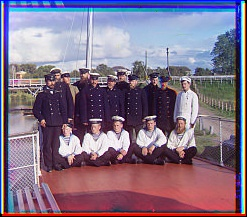
#> input picture img/correlacion_fase_fourier_1.jpg, 247 x 217 px
$ python prokudin-gorskii-colour.py img/correlacion_fase_fourier_1.jpg img/correlacion_fase_fourier_2.jpg
#> lines starting #> are read from the running program, lines starting #| are printed output that depends on the picture
### functions.py
import cv2
from scipy import signal
from scipy import fftpack
import numpy as np
import matplotlib.pyplot as plt

# [11 lines left out: functions show_image, resize, not called in this run]

def crop_in_3_channels(image):
    im_height = image.shape[0]
    slice_size = (int) (im_height / 3)
    channels = {
            "R":image[:slice_size][:],
            "G":image[slice_size:2*slice_size][:],
            "B":image[2*slice_size:3*slice_size][:]
    }

    print("\nCROPPING RESULTS:")
    print("- Channel R: ", channels['R'].shape)
    print("- Channel G: ", channels['G'].shape)
    print("- Channel B: ", channels['B'].shape)

    return channels

## CORRELATION METHODS ##############################################
def convolve2d(image1, image2):
    return signal.convolve2d(np.float64(image1), np.float64(image2[::-1,::-1]), mode='same', boundary='fill', fillvalue=0)

# [36 lines left out: functions fftconvolve, normxcorr, corr_phase_fourier, correlate_edges, not called in this run]
#####################################################################

def fit_axis_x(im1, im2):
    borderType = cv2.BORDER_CONSTANT
    x_diff = im1.shape[1] - im2.shape[1]
    if x_diff > 0:
        # Añadir 'x_diff' columnas a la derecha de la segunda imagen
        im2 = cv2.copyMakeBorder(im2, 0, 0, 0, np.absolute(x_diff), borderType, None, 0)

    elif x_diff < 0:
        # Añadir 'x_diff' columnas a la derecha de la primera imagen
        im1 = cv2.copyMakeBorder(im1, 0, 0, 0, np.absolute(x_diff), borderType, None, 0)

    return im1, im2

def fit_axis_y(im1, im2):
    borderType = cv2.BORDER_CONSTANT
    y_diff = im1.shape[0] - im2.shape[0]
    if y_diff > 0:
        # Añadir 'y_diff' filas debajo de la segunda imagen
        im2 = cv2.copyMakeBorder(im2, 0, np.absolute(y_diff), 0, 0, borderType, None, 0)

    elif y_diff < 0:
        # Añadir 'y_diff' filas debajo de la primera imagen
        im1 = cv2.copyMakeBorder(im1, 0, np.absolute(y_diff), 0, 0, borderType, None, 0)

    return im1, im2

def merge_preprocessing(channel1, channel2, index1, index2):
    borderType = cv2.BORDER_CONSTANT

    y_diff = index1[0] - index2[0]
    x_diff = index1[1] - index2[1]

    im_A = channel1
    im_B = channel2

    print("\nINDEXES DIFFERENCE:")
    print("- X axis: ", x_diff)
    print("- Y axis: ", y_diff)

    if y_diff > 0:
        # Añadir 'y_diff' filas sobre la segunda imagen
        im_B = cv2.copyMakeBorder(im_B, np.absolute(y_diff), 0, 0, 0, borderType, None, 0)
    elif y_diff < 0:
        # Añadir 'y_diff' filas sobre la primera imagen
        im_A = cv2.copyMakeBorder(im_A, np.absolute(y_diff), 0, 0, 0, borderType, None, 0)

    im_A,im_B = fit_axis_y(im_A, im_B)

    if x_diff > 0:
        # Añadir 'x_diff' columnas a la izquierda de la segunda imagen
        im_B = cv2.copyMakeBorder(im_B, 0, 0, np.absolute(x_diff), 0, borderType, None, 0)

    elif x_diff < 0:
        # Añadir 'x_diff' columnas a la izquierda de la primera imagen
        im_A = cv2.copyMakeBorder(im_A, 0, 0, np.absolute(x_diff), 0, borderType, None, 0)

    im_A,im_B = fit_axis_x(im_A, im_B)

    print("Channels new shape: ",im_A.shape, im_B.shape)

    return im_A, im_B

def merge_preprocessing_channelsRG_to_B(channelR, channelG, channelB, index1, index2):
    borderType = cv2.BORDER_CONSTANT

    y_diff = index1[0] - index2[0]
    x_diff = index1[1] - index2[1]

    im_A = channelR
    im_B = channelG
    im_C = channelB

    print("\nINDEXES DIFFERENCE:")
    print("- X axis: ", x_diff)
    print("- Y axis: ", y_diff)

    if y_diff > 0:
        # Añadir 'y_diff' filas sobre la tercera imagen
        im_C = cv2.copyMakeBorder(im_C, np.absolute(y_diff), 0, 0, 0, borderType, None, 0)
    elif y_diff < 0:
        # Añadir 'y_diff' filas sobre la primera y segunda imagen
        im_A = cv2.copyMakeBorder(im_A, np.absolute(y_diff), 0, 0, 0, borderType, None, 0)
        im_B = cv2.copyMakeBorder(im_B, np.absolute(y_diff), 0, 0, 0, borderType, None, 0)

    im_A,im_C = fit_axis_y(im_A, im_C)
    im_B,im_C = fit_axis_y(im_B, im_C)

    if x_diff > 0:
        # Añadir 'x_diff' columnas a la izquierda de la tercera imagen
        im_C = cv2.copyMakeBorder(im_C, 0, 0, np.absolute(x_diff), 0, borderType, None, 0)

    elif x_diff < 0:
        # Añadir 'x_diff' columnas a la izquierda de la primera y segunda imagen
        im_A = cv2.copyMakeBorder(im_A, 0, 0, np.absolute(x_diff), 0, borderType, None, 0)
        im_B = cv2.copyMakeBorder(im_B, 0, 0, np.absolute(x_diff), 0, borderType, None, 0)

    im_A,im_C = fit_axis_x(im_A, im_C)
    im_B,im_C = fit_axis_x(im_B, im_C)

    print("Channels new shape: ",im_A.shape, im_B.shape, im_C.shape)

    return im_A, im_B, im_C

def align_by_convolution(channels, mode=None):
    im_R = channels['R'].copy()
    im_G = channels['G'].copy()
    im_B = channels['B'].copy()

    #-- CONVOLUCIÓN DE LOS CANALES R Y G ----------------------------#
    print("\n---- CHANNELS R AND G CONVOLUTION")
    if mode=="fft":
        conv_itself = fftconvolve(im_R, im_R)
        conv_R_G = fftconvolve(im_G, im_R)
    elif mode=="norm":
        conv_itself = normxcorr(im_R, im_R)
        conv_R_G = normxcorr(im_G, im_R)
    elif mode=="phase":
        conv_itself = corr_phase_fourier(im_R, im_R)
        conv_R_G = corr_phase_fourier(im_G, im_R)
    elif mode=="edges":
        conv_itself = correlate_edges(im_R, im_R)
        conv_R_G = correlate_edges(im_G, im_R)
    else: # Convolución del espacio
        conv_itself = convolve2d(im_R, im_R)
        conv_R_G = convolve2d(im_G, im_R)


    plt.imshow(conv_itself, cmap='gray')
    plt.show()
    plt.imshow(conv_R_G, cmap='gray')
    plt.show()


    # Obtener el índice de los valores máximos para cada señal
    index_conv_itself = np.unravel_index(np.argmax(conv_itself), conv_itself.shape)
    index_conv_R_G = np.unravel_index(np.argmax(conv_R_G), conv_R_G.shape)

    print("\nINDEXES:")
    print("Convolution itself index CH_R: ", index_conv_itself)
    print("Convolution index CH_R_G: ", index_conv_R_G)


    ch_R, ch_G = merge_preprocessing(im_R, im_G, index_conv_itself, index_conv_R_G)
    #----------------------------------------------------------------#

    rgg = np.dstack((ch_R, ch_G, ch_G))
    rgg_gray = cv2.cvtColor(rgg, cv2.COLOR_BGR2GRAY)

    #-- CONVOLUCIÓN DE LOS CANALES RG Y B ---------------------------#
    print("\n---- CHANNELS RG AND B CONVOLUTION")
    rgg_gray, im_B = fit_axis_x(rgg_gray, im_B)
    rgg_gray, im_B = fit_axis_y(rgg_gray, im_B)
    if mode=="fft":
        conv_itself = fftconvolve(rgg_gray, rgg_gray)
        conv_RG_B = fftconvolve(im_B, rgg_gray)
    elif mode=="norm":
        conv_itself = normxcorr(rgg_gray, rgg_gray)
        conv_RG_B = normxcorr(im_B, rgg_gray)
    elif mode=="phase":
        conv_itself = corr_phase_fourier(rgg_gray, rgg_gray)
        conv_RG_B = corr_phase_fourier(im_B, rgg_gray)
    elif mode=="edges":
        conv_itself = correlate_edges(rgg_gray, rgg_gray)
        conv_RG_B = correlate_edges(im_B, rgg_gray)
    else: # Convolución del espacio
        conv_itself = convolve2d(rgg_gray, rgg_gray)
        conv_RG_B = convolve2d(im_B, rgg_gray)

    plt.imshow(conv_itself, cmap='gray')
    plt.show()
    plt.imshow(conv_RG_B, cmap='gray')
    plt.show()

    # Obtener el índice de los valores máximo para cada imagen
    index_conv_itself = np.unravel_index(np.argmax(conv_itself), conv_itself.shape)
    index_conv_RG_B = np.unravel_index(np.argmax(conv_RG_B), conv_RG_B.shape)

    print("\nINDEXES:")
    print("Convolution itself index CH_RG: ", index_conv_itself)
    print("Convolution index CH_RG_B: ", index_conv_RG_B)

    ch_R, ch_G, ch_B = merge_preprocessing_channelsRG_to_B(ch_R, ch_G, im_B, index_conv_itself, index_conv_RG_B)
    #----------------------------------------------------------------#

    return np.dstack((ch_R, ch_G, ch_B))

### prokudin-gorskii-colour.py
from functions import *
import cv2
import sys

## GET 'Input image' AND 'mode' FROM COMMAND LINE ARGUMENTS #########
input_filename = ''
mode = ''
try:
    input_filename = sys.argv[1]
except Exception:
    print("[ERROR]: Input image wasn't set")

try:
    mode = sys.argv[2]  # "fft", "phase", "norm", "edges", None=(Space Convolution)
except Exception:
    print("[ERROR]: Operation mode wasn't set")

working_im = cv2.imread(input_filename, 0)
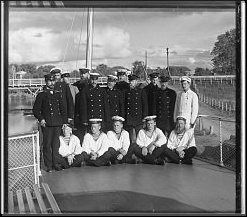
#> working_im: shape (217, 247); min 0, max 255, mean 121.4
results_path = "./results/"
#####################################################################
try:
    ## SPLIT WORKING IMAGE CHANNELS #####################################
    ch = crop_in_3_channels(working_im.copy())
#| - Channel R:  (72, 247)
#| - Channel G:  (72, 247)
#| - Channel B:  (72, 247)
#> ch = 3 items
    # original = cv2.merge((ch['R'], ch['G'], ch['B']))
    #####################################################################

    if mode == "fft":
        ## CORRELATION (Fourier space product) ##############################
        merged = align_by_convolution(ch, mode="fft")
        cv2.imwrite(results_path + "fourier_space_product.jpg", merged)
        #####################################################################
    elif mode == "phase":
        ## PHASE CORRELATION (Bases on Fourier) #############################
        merged = align_by_convolution(ch, mode="phase")
        cv2.imwrite(results_path + "fourier_phase_correlation.jpg", merged)
        #####################################################################
    elif mode == "norm":
        ## NORMALIZED CORRELATION ###########################################
        merged = align_by_convolution(ch, mode="norm")
        cv2.imwrite(results_path + "normalized_correlation.jpg", merged)
        #####################################################################
    elif mode == "edges":
        ## CORRELATION (Edge images) #########################################
        merged = align_by_convolution(ch, mode="edges")
        cv2.imwrite(results_path + "edges_correlation.jpg", merged)
        #####################################################################
    else:
        ## CORRELATION (Space convolution) ##################################
        merged = align_by_convolution(ch)
#> in align_by_convolution, `im_B = channels['B'].copy()`:
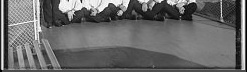
#> im_B: shape (72, 247); min 0, max 255, mean 105.4
#> in convolve2d (call 2), `return signal.convolve2d(np.float64(image1), np.float64(image2[::-1,::..`:
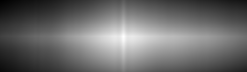
#> returned value: shape (72, 247) float64; min 62485909, max 287627602, mean 157290052.6; drawn with min black and max white
#> in align_by_convolution, `index_conv_itself = np.unravel_index(np.argmax(conv_itself), conv_itse..`: index_conv_itself = (36, 123)
#| Convolution itself index CH_R:  (36, 123)
#| Convolution index CH_R_G:  (36, 123)
#> in merge_preprocessing, `y_diff = index1[0] - index2[0]`: y_diff = 0
#| - X axis:  0
#| - Y axis:  0
#| Channels new shape:  (72, 247) (72, 247)
#> in align_by_convolution, `rgg = np.dstack((ch_R, ch_G, ch_G))`:
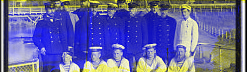
#> rgg: shape (72, 247, 3); mean of channels 0, 1, 2 159.2, 101.2, 101.2; drawn as B, G, R
#> in align_by_convolution, `rgg_gray = cv2.cvtColor(rgg, cv2.COLOR_BGR2GRAY)`:
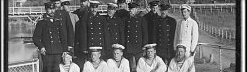
#> rgg_gray: shape (72, 247); min 0, max 255, mean 107.8
#> in convolve2d (call 4), `return signal.convolve2d(np.float64(image1), np.float64(image2[::-1,::..`:
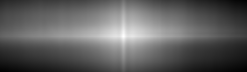
#> returned value: shape (72, 247) float64; min 45393632, max 213765903, mean 108096338.5; drawn with min black and max white
#> in align_by_convolution, `index_conv_RG_B = np.unravel_index(np.argmax(conv_RG_B), conv_RG_B.sha..`: index_conv_RG_B = (36, 123)
#| Convolution itself index CH_RG:  (36, 123)
#| Convolution index CH_RG_B:  (36, 123)
#> in merge_preprocessing_channelsRG_to_B, `y_diff = index1[0] - index2[0]`: y_diff = 0
#| - X axis:  0
#| - Y axis:  0
#| Channels new shape:  (72, 247) (72, 247) (72, 247)
#> in align_by_convolution, `return np.dstack((ch_R, ch_G, ch_B))`:
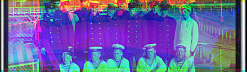
#> returned value: shape (72, 247, 3); mean of channels 0, 1, 2 159.2, 101.2, 105.4; drawn as B, G, R
        cv2.imwrite(results_path + "space_correlation.jpg", merged)
        #####################################################################

except Exception as e:
    print('[ERROR]:', e)

print('[ERROR]: Finishing program')

$ run again, on img/correlacion_normalizada_1.jpg
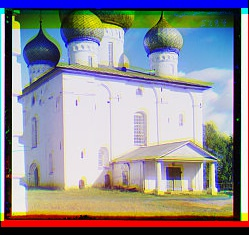
#> input picture img/correlacion_normalizada_1.jpg, 249 x 235 px
#> `working_im = cv2.imread(input_filename, 0)`:
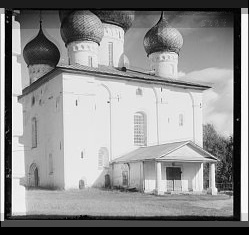
#> working_im: shape (235, 249); min 0, max 255, mean 144.1
#| - Channel R:  (78, 249)
#| - Channel G:  (78, 249)
#| - Channel B:  (78, 249)
#> ch = 3 items
#> index_conv_itself = (39, 124)
#| Convolution itself index CH_R:  (39, 124)
#| Convolution index CH_R_G:  (39, 124)
#> in merge_preprocessing, `y_diff = index1[0] - index2[0]`: y_diff = 0
#| - X axis:  0
#| - Y axis:  0
#| Channels new shape:  (78, 249) (78, 249)
#> index_conv_RG_B = (32, 124)
#| Convolution itself index CH_RG:  (39, 124)
#| Convolution index CH_RG_B:  (32, 124)
#> in merge_preprocessing_channelsRG_to_B, `y_diff = index1[0] - index2[0]`: y_diff = 7
#> in merge_preprocessing_channelsRG_to_B, `x_diff = index1[1] - index2[1]`: x_diff = 0
#| - X axis:  0
#| - Y axis:  7
#| Channels new shape:  (85, 249) (85, 249) (85, 249)
#> in align_by_convolution, `return np.dstack((ch_R, ch_G, ch_B))`:
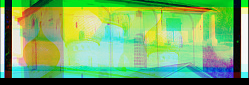
#> returned value: shape (85, 249, 3); mean of channels 0, 1, 2 104.8, 173.1, 120.6; drawn as B, G, R
